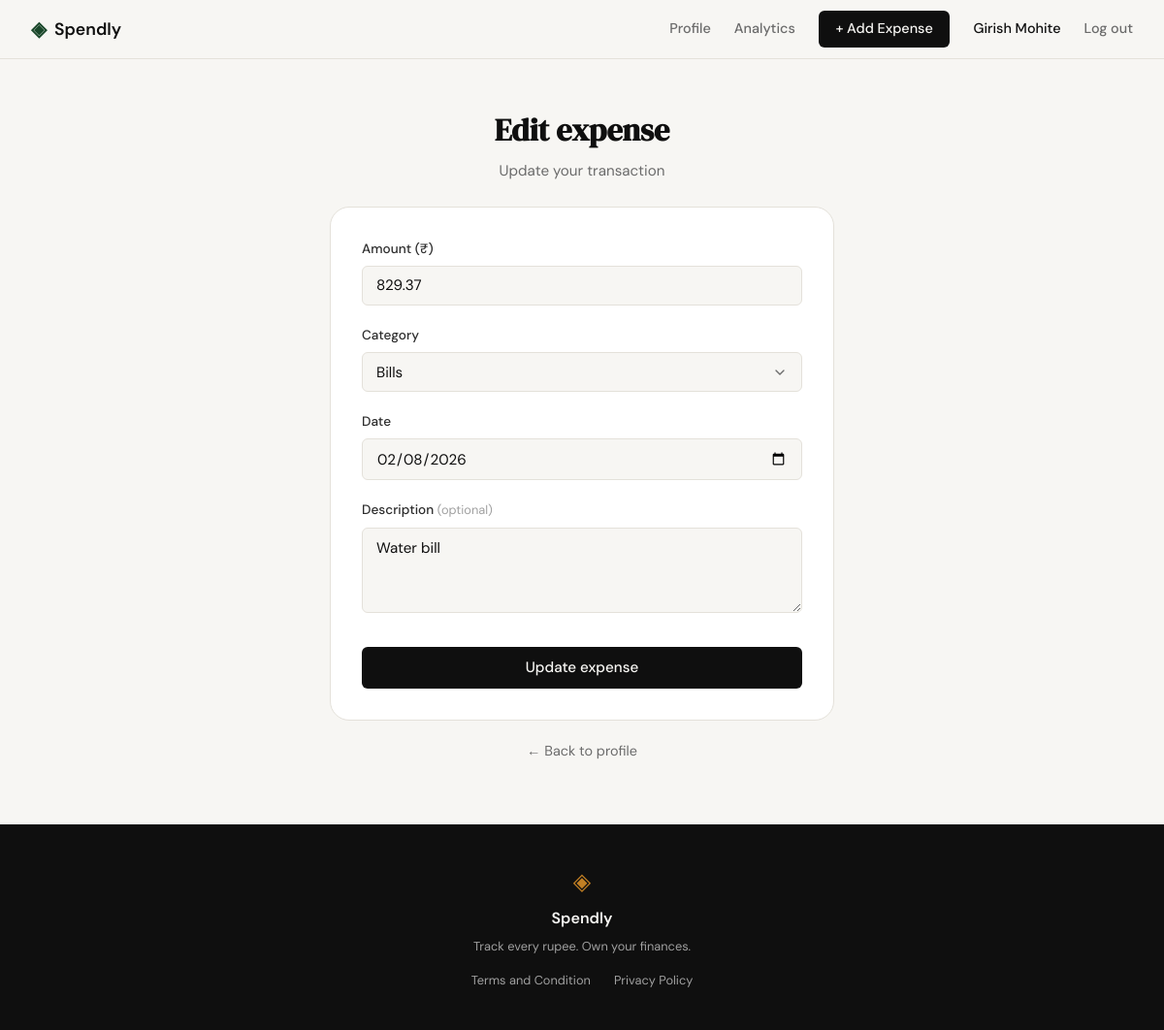
Page /expenses/25/edit (signed in) on the earlier database version.
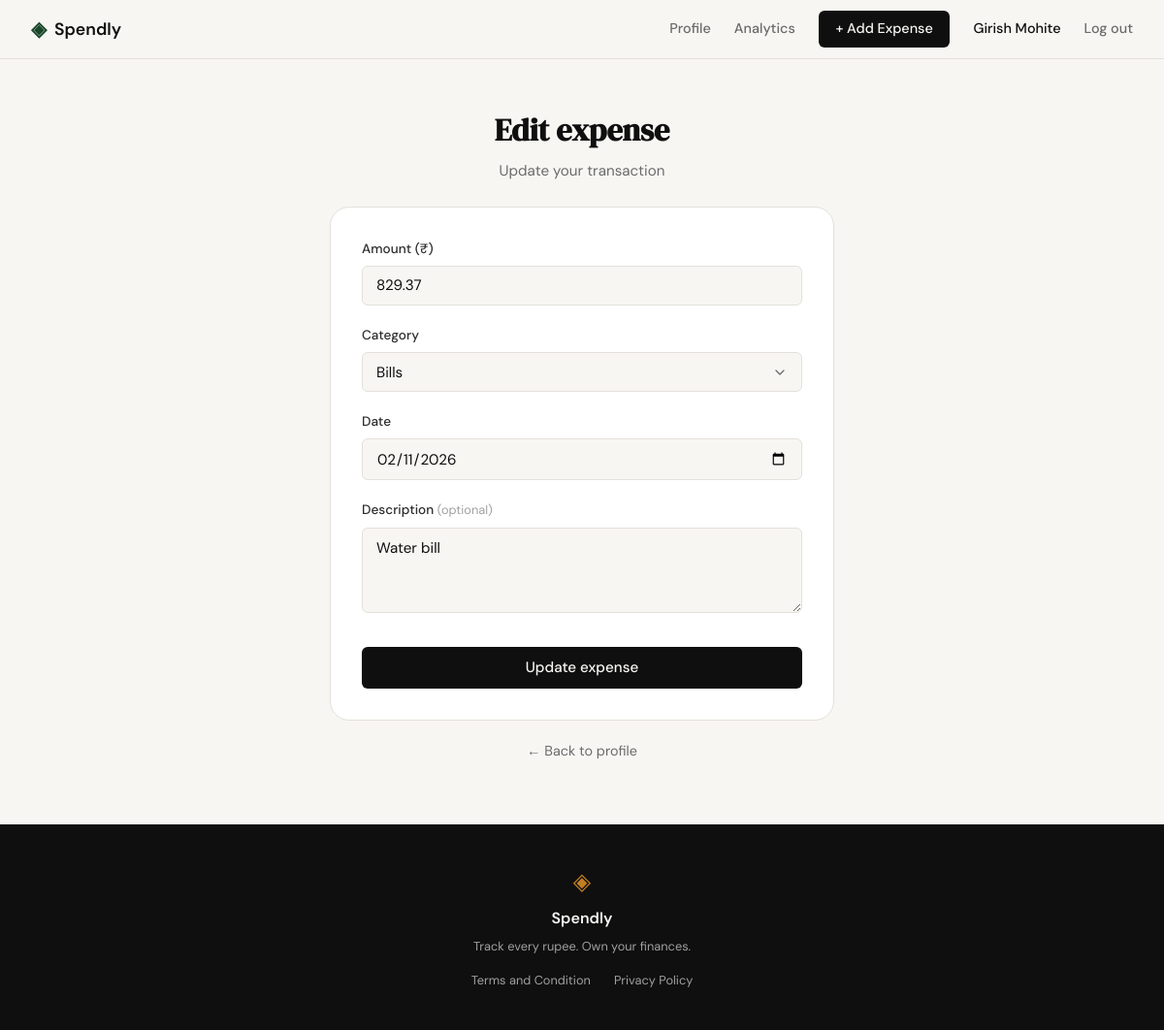
Same page on the later database version.
### tables this page shows
CREATE TABLE expenses (
            id          INTEGER PRIMARY KEY AUTOINCREMENT,
            user_id     INTEGER NOT NULL REFERENCES users(id),
            amount      REAL    NOT NULL,
            category    TEXT    NOT NULL,
            date        TEXT    NOT NULL,
            description TEXT,
            created_at  TEXT    DEFAULT (datetime('now'))
        );

### app.py (the view, shortened to what this page needs)
@app.route("/expenses/<int:id>/edit", methods=["GET", "POST"])
def edit_expense(id):
    if not session.get("user_id"):
        return redirect(url_for("login"))
    expense = get_expense_by_id(id)
    if expense is None:
        abort(404)
    if expense["user_id"] != session["user_id"]:
        abort(403)
    if request.method == "GET":
        return render_template("edit_expense.html",
            categories=EXPENSE_CATEGORIES,
            expense=expense,
            f_amount=expense["amount"],
            f_category=expense["category"],
            f_date=expense["date"],
            f_description=expense["description"] or "",
        )

### database/db.py (called while the page is built)
def get_db():
    conn = sqlite3.connect(DB_PATH)
    conn.row_factory = sqlite3.Row
    conn.execute("PRAGMA foreign_keys = ON")
    return conn

def get_expense_by_id(expense_id):
    conn = get_db()
    row = conn.execute(
        "SELECT * FROM expenses WHERE id = ?", (expense_id,)
    ).fetchone()
    conn.close()
    return dict(row) if row else None

### templates/edit_expense.html (shortened to what this page needs)
{% extends "base.html" %}
{% block head %}
<link rel="stylesheet" href="{{ url_for('static', filename='css/edit_expense.css') }}">
{% endblock %}
{% block content %}
<section class="edit-expense-section">
    <div class="edit-expense-container">
        <div class="edit-expense-header">
            <h1 class="edit-expense-title">Edit expense</h1>
            <p class="edit-expense-subtitle">Update your transaction</p>
        </div>
        <div class="edit-expense-card">
            <form method="POST" action="{{ url_for('edit_expense', id=expense.id) }}">
                <div class="form-group">
                    <label for="amount">Amount (₹)</label>
                    <input type="number" id="amount" name="amount"
                           class="form-input" placeholder="0.00"
                           step="0.01" min="0.01"
                           value="{{ f_amount or '' }}"
                           required autofocus>
                </div>
                <div class="form-group">
                    <label for="category">Category</label>
                    <select id="category" name="category" class="form-input form-select" required>
                        {% for cat in categories %}
                        <option value="{{ cat }}" {% if f_category == cat %}selected{% endif %}>{{ cat }}</option>
                        {% endfor %}
                    </select>
                </div>
                <div class="form-group">
                    <label for="date">Date</label>
                    <input type="date" id="date" name="date"
                           class="form-input"
                           value="{{ f_date or '' }}"
                           required>
                </div>
                <div class="form-group">
                    <label for="description">Description <span class="optional-label">(optional)</span></label>
                    <textarea id="description" name="description"
                              class="form-input form-textarea"
                              placeholder="What was this for?">{{ f_description or '' }}</textarea>
                </div>
                <button type="submit" class="btn-submit">Update expense</button>
            </form>
        </div>
        <p class="edit-expense-cancel">
            <a href="{{ url_for('profile') }}">← Back to profile</a>
        </p>
    </div>
</section>
{% endblock %}

Differences in the rows shown:
changed expenses "Bills": date "02/08/2026" → "02/11/2026"
